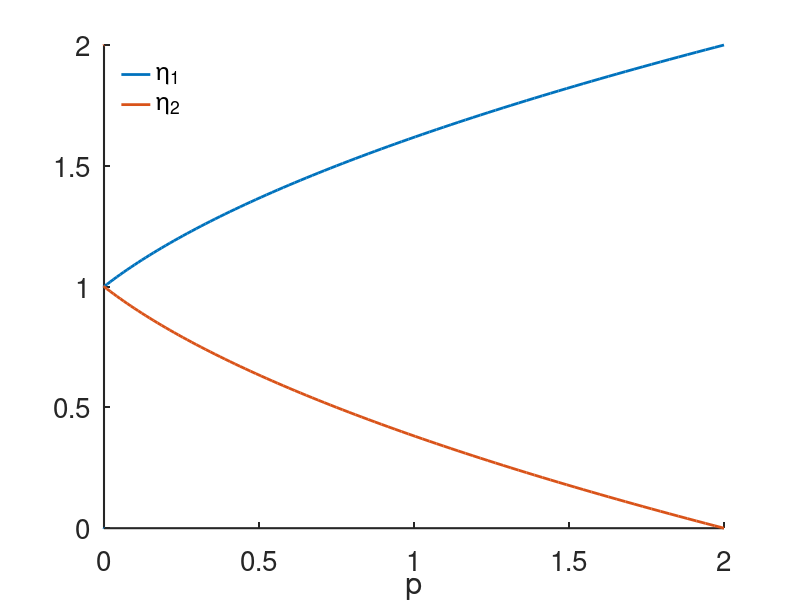

The MATLAB script that drew this image:
%-------------------------------------------------------------------

% Matlab code for plotting the heights of two water columns.

% For Chapter 2, Fig. 2.15 of
% Keener and Sneyd, Mathematical Physiology, 3rd Edition, Springer.

% Written by James Keener and James Sneyd

%-------------------------------------------------------------------

close all
clear all
clc
 
set(0,                           ...
   'defaultaxesfontsize', 20,   ...
   'defaultaxeslinewidth', 2.0, ...
   'defaultlinelinewidth', 2.0, ...
   'defaultpatchlinewidth', 0.7);


h1=[0:.01:2];
p=h1.^2-h1;
h2=2-h1;

figure(1)
plot(p,h1,p,h2)
xlabel('p')
legend('boxoff')
legend('\eta_1','\eta_2','location','northwest')
axis([0 2 0 2])
set(gca,'linewidth',1.5)
box off
